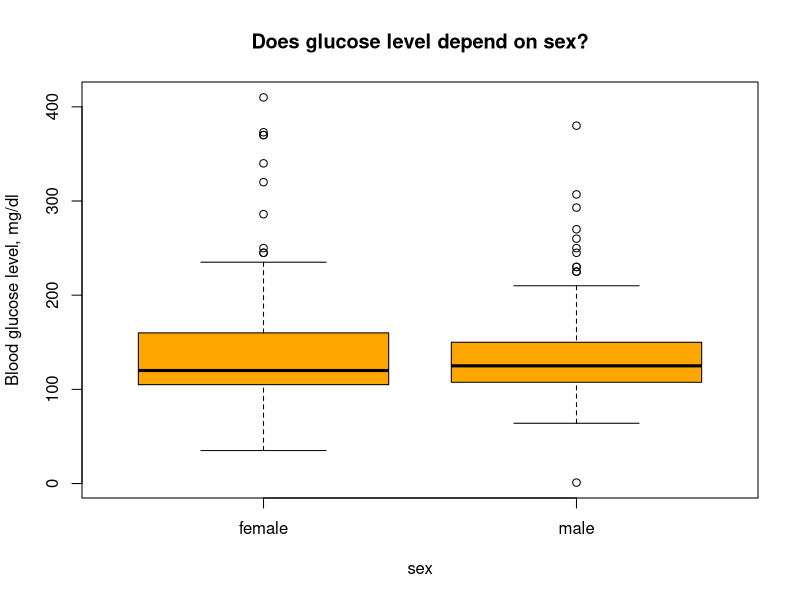
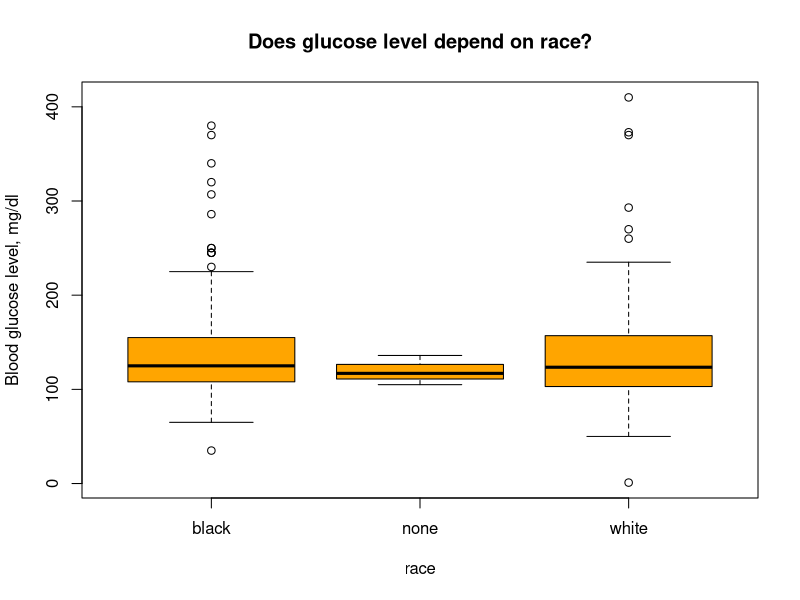
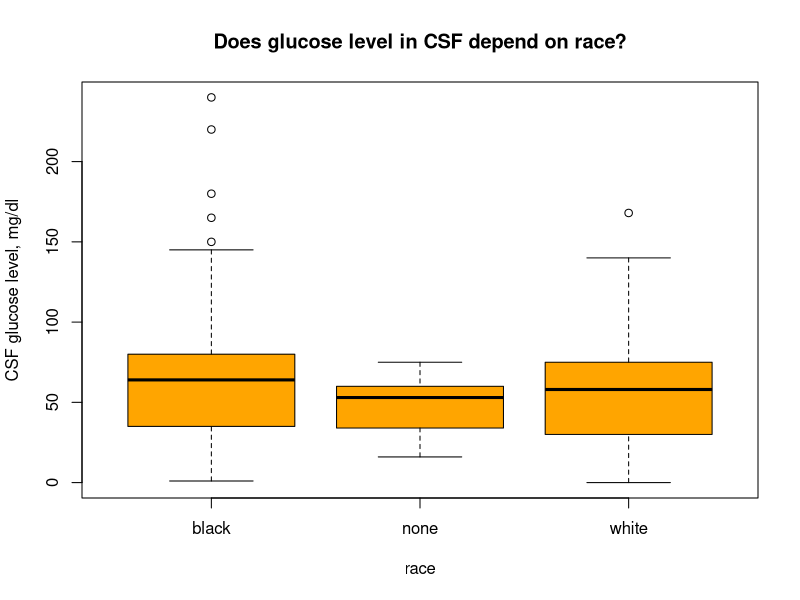
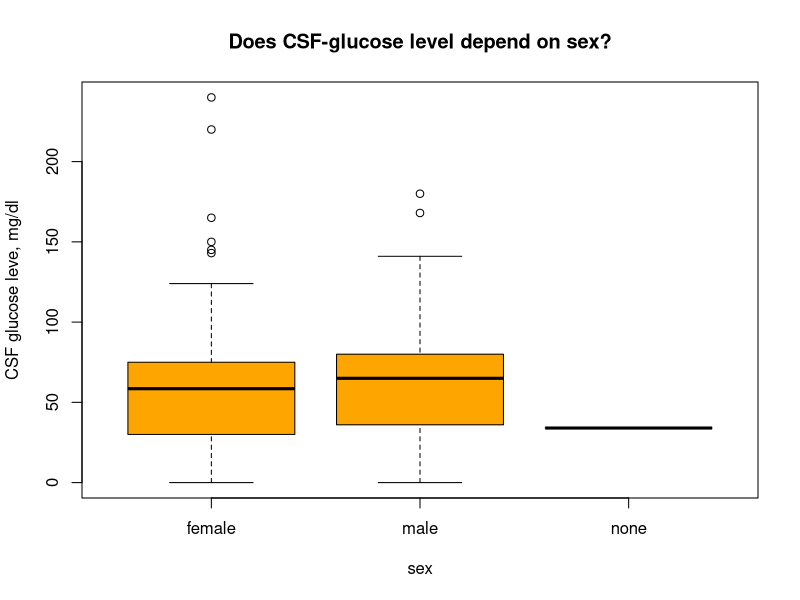

Write the R code that produced these figures, in order.
library(tidyverse)
library(here)

#lese inn ny full tidy dataset created 12.09
full_data <- read_delim(
  here("DATA", "full_data_tidy_2024-09-12.txt")
)

#Start with creating plots to answer the following questions:

#Does the glucose level in blood depend on sex?

boxplot(blood_gluc ~ sex, data = full_data,
        main = "Does glucose level depend on sex?",
        ylab = "Blood glucose level, mg/dl",
        xlab = "sex",
        col = "orange")

t.test(blood_gluc ~ sex, data = full_data)
wilcox.test(blood_gluc ~ sex, data = full_data)
#Blood glukose does not depend on sex.

#Does the glucose level in blood depend on race?

boxplot(blood_gluc ~ race, data = full_data,
        main = "Does glucose level depend on race?",
        ylab = "Blood glucose level, mg/dl",
        xlab = "race",
        col = "orange")

kruskal.test(blood_gluc ~ race, data = full_data)
#Blood glukose does not depend on race


#Does the glucose level in CSF (cerebrospinal fluid) depend on race?

boxplot(csf_gluc.x ~ race, data = full_data,
        main = "Does glucose level in CSF depend on race?",
        ylab = "CSF glucose level, mg/dl",
        xlab = "race",
        col = "orange")

kruskal.test(csf_gluc.x ~ race, data = full_data)
# CSF-gluc does not depend on race


#Does the glucose level in CSF (cerebrospinal fluid) depend on sex?

boxplot(csf_gluc.x ~ sex, data = full_data,
        main = "Does CSF-glucose level depend on sex?",
        ylab = "CSF glucose leve, mg/dl",
        xlab = "sex",
        col = "orange")

kruskal.test(csf_gluc.x ~ sex, data = full_data)
#CSF-gluc is not associated with sex
 
